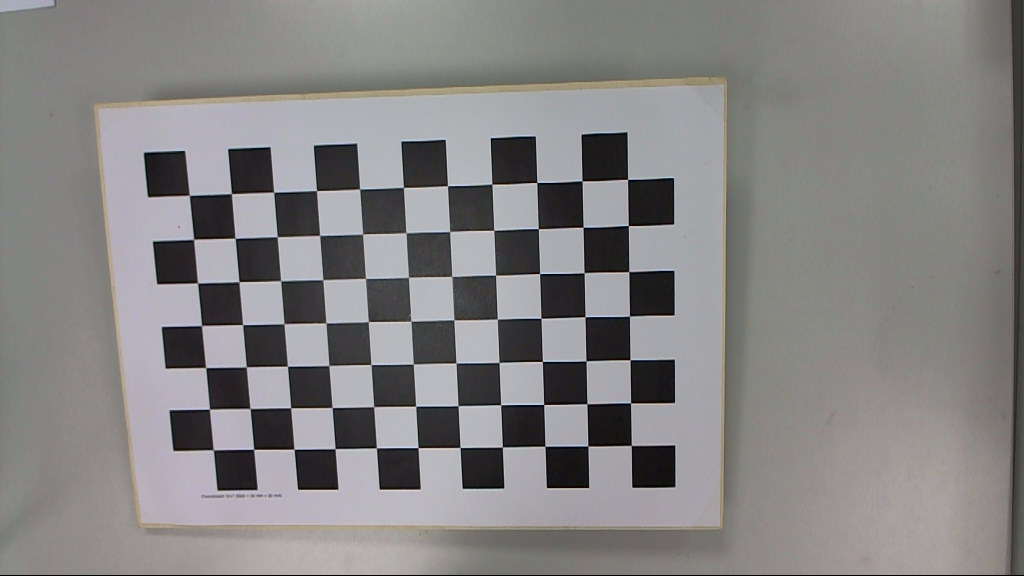
//> input picture hw2/imgL.png, 1024 x 576 px
$ ./StereoRectify   (built with g++ and OpenCV 4)
//> lines starting //> are read from the running program, lines starting //| are printed output that depends on the picture
#include <opencv2/opencv.hpp>
#include <opencv2/core/core_c.h>
using namespace cv;

// [240 lines left out: functions icvGetRectangles, cvStereoRectify, stereoRectify, not called in this run]


int main() {
    Mat imgLeft = imread("imgL.png");
//> imgLeft is the input picture: 576 rows x 1024 cols, CV_8UC3; mean B, G, R 131.5, 131.4, 133
    Mat imgRight = imread("imgR.png");
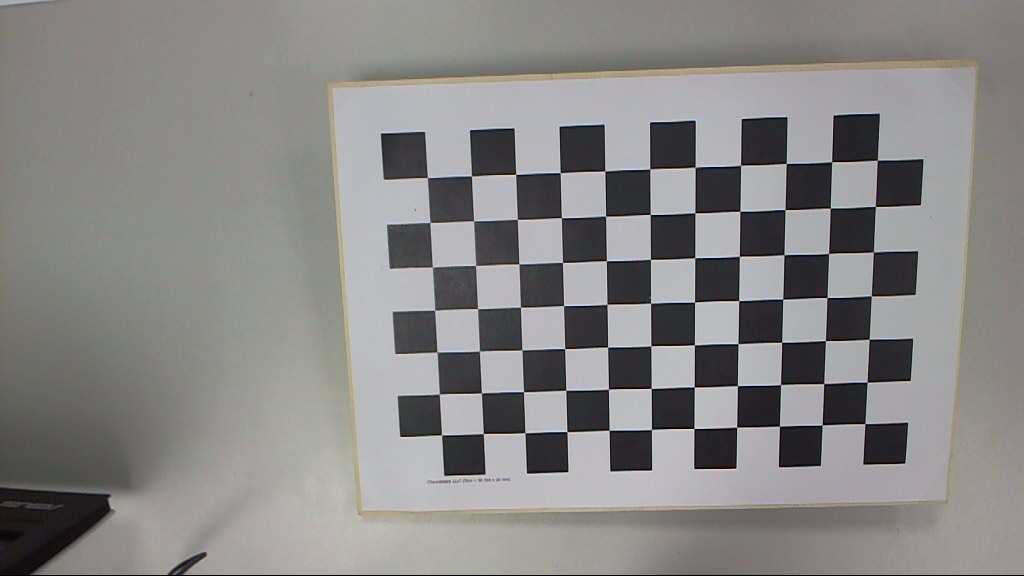
//> input picture hw2/imgR.png, 1024 x 576 px
//> imgRight is the input picture: 576 rows x 1024 cols, CV_8UC3; mean B, G, R 133.5, 134.6, 135.6

    Mat cameraMatrixLeft = (Mat_<double>(3, 3) << 717.67713222, 0., 524.32800179, 0., 728.74457604, 285.48227469, 0., 0., 1.);
    Mat cameraMatrixRight = (Mat_<double>(3, 3) << 721.88057791, 0., 513.97875605, 0., 732.52238649, 293.09503537, 0., 0., 1.);
    Mat distCoeffsLeft = (Mat_<double>(1, 5) << 0.03202285, -0.17513817, 0.00090401, 0.00048527, 0.19902392);
    Mat distCoeffsRight = (Mat_<double>(1, 5) << 0.00878113, -0.12596223, -0.00143747, 0.00142956, 0.18402501);

    Mat R = (Mat_<double>(3, 3) << 0.99937181, 0.00763664, -0.03460732, -0.00856809, 0.99960284, -0.02684689, 0.03438855, 0.02712655, 0.99904033);
    Mat T = (Mat_<double>(3, 1) << 189.73626102, -4.52649875, 4.79116498);

    Mat R1, R2, P1, P2, Q;
    stereoRectify(cameraMatrixLeft, distCoeffsLeft, cameraMatrixRight, distCoeffsRight, imgLeft.size(), R, T, R1, R2, P1, P2, Q);

    Mat mapLeftX, mapLeftY, mapRightX, mapRightY;
    initUndistortRectifyMap(cameraMatrixLeft, distCoeffsLeft, R1, P1, imgLeft.size(), CV_32FC1, mapLeftX, mapLeftY);
    initUndistortRectifyMap(cameraMatrixRight, distCoeffsRight, R2, P2, imgRight.size(), CV_32FC1, mapRightX, mapRightY);

    Mat imgLeftRect, imgRightRect;
    remap(imgLeft, imgLeftRect, mapLeftX, mapLeftY, INTER_LINEAR);
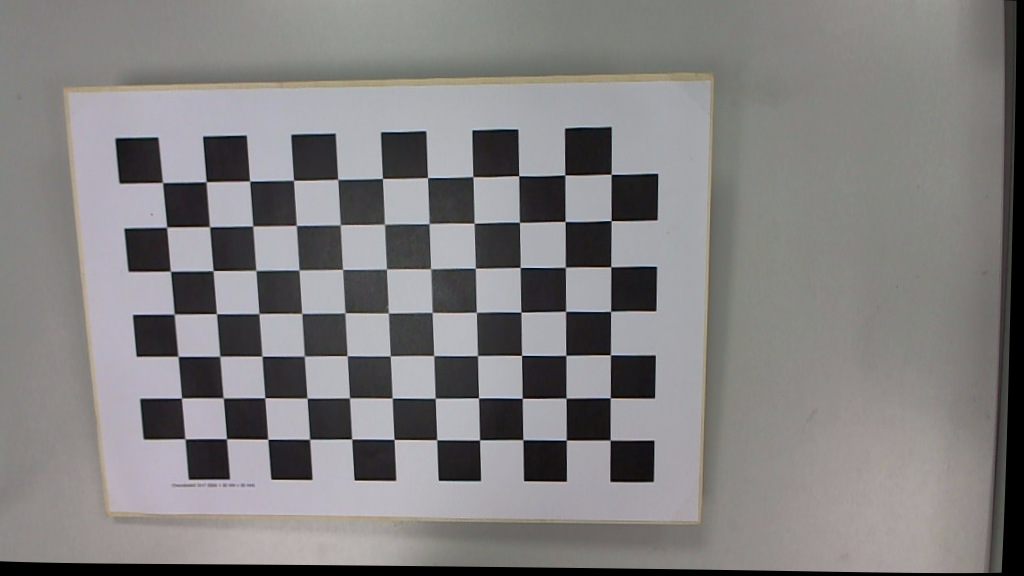
//> imgLeftRect: 576 rows x 1024 cols, CV_8UC3; mean B, G, R 128.2, 127.9, 129.7
    remap(imgRight, imgRightRect, mapRightX, mapRightY, INTER_LINEAR);
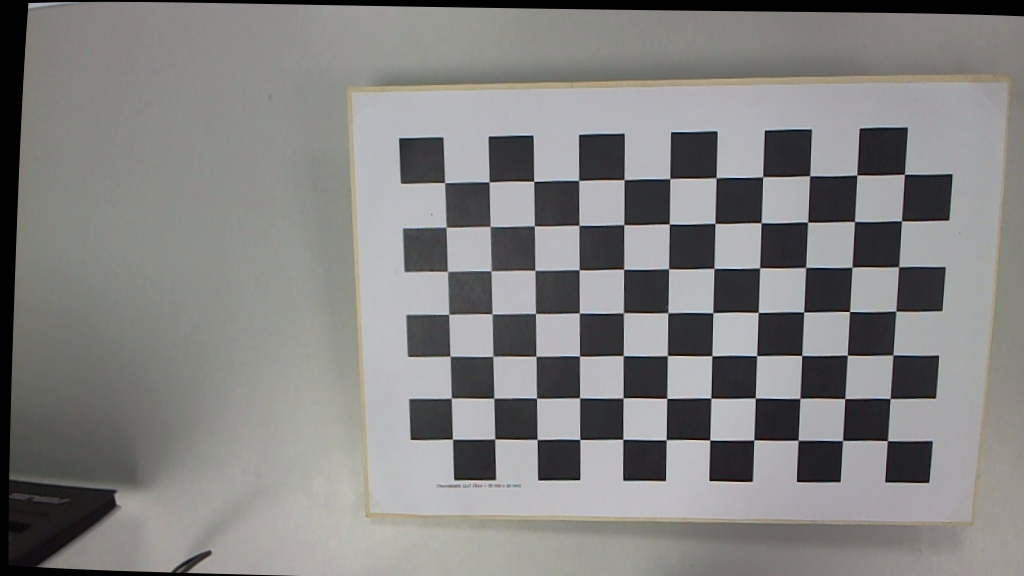
//> imgRightRect: 576 rows x 1024 cols, CV_8UC3; mean B, G, R 129.7, 130.7, 131.5

    imwrite("rectifiedL.png", imgLeftRect);
    imwrite("rectifiedR.png", imgRightRect);

    namedWindow("Left Rectified");
    namedWindow("Right Rectified");
    imshow("Left Rectified", imgLeftRect);
    imshow("Right Rectified", imgRightRect);
    waitKey(0);
    return 0;
}
